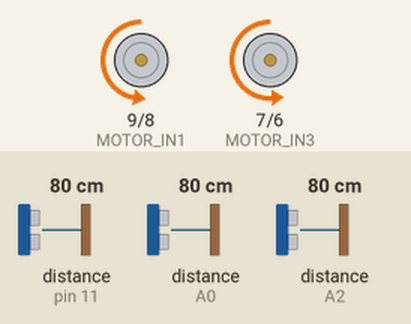
Recording of a sketch running on a simulated Arduino Mega 2560, built with avr-gcc and run on an emulated ATmega2560. Parts: motor-driver pin pairs drawn as motors (green arrow = first pin HIGH = forward, orange = second pin HIGH = backward, longer = more drive, scaled by the enable pin). The test bench sets the inputs (shaded band); at power-on: distance to the obstacle (sensors on pin 11, A2, A0) 80 cm. The echo pulse lasts 58.3 µs per cm.

Above: at 0.76 s.
1.3 s: distance to the obstacle (sensor on pin 11) set to 2 cm
At 1.72 s:
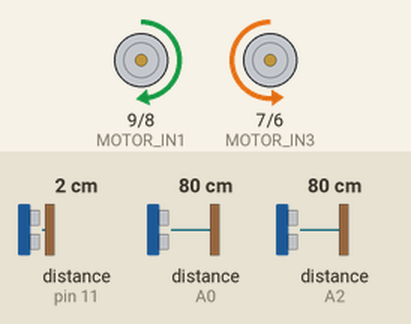
4.3 s: distance to the obstacle (sensor on A2) set to 12 cm
7.3 s: distance to the obstacle (sensor on A2) set to 9 cm
At 7.97 s:
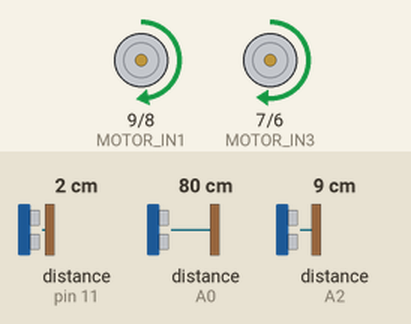
10.3 s: distance to the obstacle (sensor on A2) set to 18 cm
At 10.94 s:
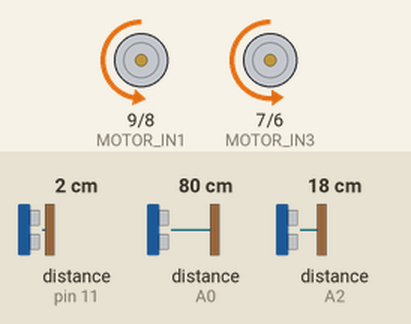
13.3 s: distance to the obstacle (sensor on A2) set to 2 cm
At 14.24 s:
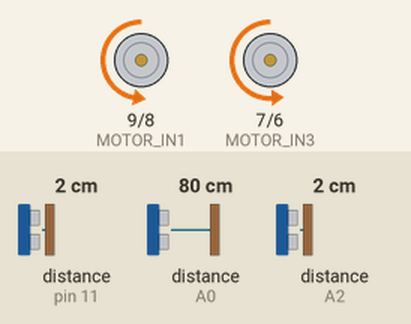
Timing chart, 0 to 17.3 s (numbered marks = the images above; inputs shaded):
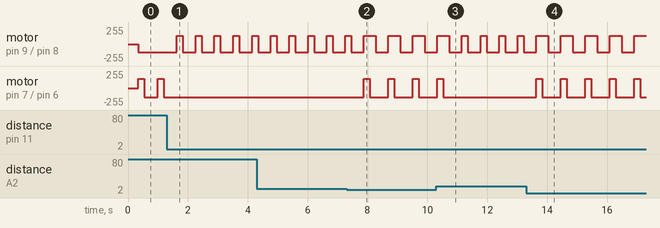

The sketch:

MotorAI.ino
```cpp
#include "stdafx.h"
#include "Controller.h"

/* This AI is used for the Gameloft AI Contest 2016
 * Created by:
 *    > Team: =z=OcDzit=z=
 *    > Division: Game Evolution
 *    > Members:
 *      1. Huynh Le Trung Hau
 *      2. Duong Xuan Long
 *      3. Nguyen Dang Khanh
 */

//Initialize
void setup()
{
	Serial.begin(9600);

  CONTROL->Init();
}

//main update
void loop()
{
//  WHEEL->Update();
//  CONTROL->AutoRun2();
  CONTROL->AutoRun();
//  CONTROL->RunQuickTest();
}
```

Controller.h
```cpp
#ifndef __CONTROLLER_H__
#define __CONTROLLER_H__

#include "stdafx.h"
#include "Locating.h"
#include "Speedometer.h"
#include "WheelBalance.h"

class Controller
{
  public:
    Controller();
    ~Controller();

  public:
    bool isMove;
    void Init();
    void Stop();

    void Move(int direct, unsigned int angle = 0);
    void SetSpeed(unsigned int lSpdRate, unsigned int rSpdRate);
    void StopSpeed();
    void RecoverSpeed();

    void AutoRun();
    void ShouldMoveFront(int delaytime = LIMITED_TIME);

    void TestSensorOutput();
    void TestWheel();

  //Singleton
  private:
    static Controller* s_instance;
    bool IsStopping;

  public:
    static Controller* GetInstance()
    {
        if (!s_instance)
          s_instance = new Controller();
        return s_instance;
    }
};
#define CONTROL Controller::GetInstance()

#endif //__CONTROLLER_H__
```

Locating.cpp
```cpp
#include "Locating.h"

Locating* Locating::s_instance = NULL;

Locating::Locating()
{ }

Locating::~Locating(){
  for (int i = 0; i < TOTAL_SENSORS; i++)
  {
    delete[] m_info[i].ping;
  }
}

void Locating::Init()
{
  DBG("Locating::Init()");
  pinMode(L_EYE_TRIG, OUTPUT);
  pinMode(L_EYE_ECHO, INPUT);
  pinMode(F_EYE_TRIG, OUTPUT);
  pinMode(F_EYE_ECHO, INPUT);
  pinMode(R_EYE_TRIG, OUTPUT);
  pinMode(R_EYE_ECHO, INPUT);

  for (int i = 0; i < TOTAL_SENSORS; i++)
  {
    switch(i)
	  {
  		case FRONT_SIDE:
  			m_info[i].ping = new NewPing(F_EYE_TRIG, F_EYE_ECHO, MAX_DISTANCE);
          break;
  		case LEFT_SIDE:
  			m_info[i].ping = new NewPing(L_EYE_TRIG, L_EYE_ECHO, MAX_DISTANCE);
          break;
  		case RIGHT_SIDE:
  			m_info[i].ping = new NewPing(R_EYE_TRIG, R_EYE_ECHO, MAX_DISTANCE);
          break;
    }
	  m_info[i].distance = 0;
  }
}

unsigned int Locating::GetRange(int direct, unsigned int check)
{
  unsigned int range = 0;
  unsigned int count = check;
  do
  {
    range = GetRange(direct);
    count--;
  } while (range == 0 && count > 0);

  return range;
}

unsigned int Locating::GetRange(int direct)
{
  DBG("Locating::GetRange(direct = %d)", direct);
  unsigned int result = 0;
  switch (direct)
  {
    case FRONT_SIDE:
    case LEFT_SIDE:
    case RIGHT_SIDE:
      delay(LOCATING_PING_INTERVAL);
      result = m_info[direct].ping->ping_cm();
      m_info[direct].ping->timer_stop();
    break;

    default:
      result = MIN_FRONT_DISTANCE;
  }
  return result;
}
```

Locating.h
```cpp
#ifndef __LOCATING_H__
#define __LOCATING_H__

#include "stdafx.h"

class Locating
{
  typedef struct locateInfo
  {
    NewPing* ping;
    unsigned int distance;
  } LOCATE_INFO;

  public:
    Locating();
    ~Locating();

  private:
    LOCATE_INFO m_info[TOTAL_SENSORS];

  public:
    void Init();
    unsigned int GetRange(int direct);
    unsigned int GetRange(int direct, unsigned int check); //More accuracy but take more time

  //Singleton
  private:
    static Locating* s_instance;

  public:
    static Locating* GetInstance()
    {
        if (!s_instance)
          s_instance = new Locating();
        return s_instance;
    }
};
#define LOCATE Locating::GetInstance()

#endif //__LOCATING_H__
```

Speedometer.cpp
```cpp
#include "Speedometer.h"

volatile int Speedometer::s_lTrack = 0;
volatile int Speedometer::s_rTrack = 0;
volatile long Speedometer::s_RecTime = -1;
volatile bool Speedometer::s_bRecording = false;
volatile int Speedometer::s_lLimit = 0;
volatile int Speedometer::s_rLimit = 0;

volatile ReachLimitCallback Speedometer::s_pLeftLimitCB = NULL;
volatile ReachLimitCallback Speedometer::s_pRightLimitCB = NULL;

Speedometer* Speedometer::s_instance = NULL;

Speedometer::Speedometer():
m_mode(RISING)
{ }

Speedometer::~Speedometer(){ }

void Speedometer::Init(int mode)
{
  DBG("Speedometer::Init(mode = %d)", mode);
  m_mode = mode;

  pinMode(L_SPD_TRACK, INPUT_PULLUP);
  pinMode(R_SPD_TRACK, INPUT_PULLUP);

  attachInterrupt(digitalPinToInterrupt(L_SPD_TRACK), Speedometer::LeftWheelTrack, m_mode);
  attachInterrupt(digitalPinToInterrupt(R_SPD_TRACK), Speedometer::RightWheelTrack, m_mode);
}

void Speedometer::Start()
{
  DBG("Speedometer::Start()");
  if (!s_bRecording)
  {
    s_lTrack = 0;
    s_rTrack = 0;
    s_RecTime = millis();
    s_bRecording = true;
  }
}

void Speedometer::Stop()
{
  DBG("Speedometer::Stop()");
  if (s_bRecording)
  {
    s_RecTime = -1;
    s_bRecording = false;
    s_lTrack = 0;
    s_rTrack = 0;
  }
}

void Speedometer::SetLeftLimit(unsigned int angle)
{
  if(angle <= 0 || angle >= 360) return; //meaningless
  s_lLimit = (int)((angle * SPEED->GetCurrentDPR()) / LEFT_LIMIT_WHEEL_ANGLE_PER_ROUND);
}

void Speedometer::SetRightLimit(unsigned int angle)
{
  if(angle <= 0 || angle >= 360) return; //meaningless
  s_rLimit = (int)((angle * SPEED->GetCurrentDPR()) / RIGHT_LIMIT_WHEEL_ANGLE_PER_ROUND);
}

void Speedometer::SetBackLimit(unsigned int duration)
{
  if(duration <= 0) return; //meaningless
  s_lLimit = duration * SPEED->GetCurrentDPR();
  s_rLimit = duration * SPEED->GetCurrentDPR();
}

void Speedometer::SetFrontLimit(unsigned int duration)
{
  if(duration <= 0) return; //meaningless
  s_lLimit = duration * SPEED->GetCurrentDPR();
  s_rLimit = duration * SPEED->GetCurrentDPR();
}

void Speedometer::SetLeftReachLimitCallback(ReachLimitCallback cb)
{
  if(s_pLeftLimitCB == NULL)
    s_pLeftLimitCB = cb;
}

void Speedometer::SetRightReachLimitCallback(ReachLimitCallback cb)
{
  if(s_pRightLimitCB == NULL)
    s_pRightLimitCB = cb;
}

void Speedometer::LeftWheelTrack()
{
  if(s_bRecording)
  {
    s_lTrack++;
  }

  if(s_lLimit >= 0)
  {
    s_lLimit--;
    if(s_lLimit < 0)
    {
      if(s_pLeftLimitCB != NULL)
      {
        s_pLeftLimitCB();
      }
    }
  }
}

void Speedometer::RightWheelTrack()
{
  if(s_bRecording)
  {
    s_rTrack++;
  }

  if(s_rLimit >= 0)
  {
    s_rLimit--;
    if(s_rLimit < 0)
    {
      if(s_pRightLimitCB != NULL)
      {
        s_pRightLimitCB();
      }
    }
  }
}

float Speedometer::GetLeftRPM()
{
  if(s_RecTime < 0)
    return 0;
  float dpr = GetCurrentDPR();
  float timez = (millis() - s_RecTime) / 1000;
  return (s_lTrack / dpr) / timez;
}

float Speedometer::GetRightRPM()
{
  if(s_RecTime < 0)
    return 0;
  float dpr = GetCurrentDPR();
  float timez = (millis() - s_RecTime) / 1000;
  return (s_rTrack / dpr) / timez;
}

int Speedometer::GetCurrentDPR()
{
  switch(m_mode)
  {
    case RISING:
    case FALLING:
      return DPR_RISING_FALLING_MODE;
    case CHANGE:
      return DPR_CHANGE_MODE;
    default:
      return 0;
  }
}
```

Speedometer.h
```cpp
#ifndef __SPEEDOMETER_H__
#define __SPEEDOMETER_H__

#include "stdafx.h"

typedef void (*ReachLimitCallback) ();

class Speedometer
{
  private:
    int m_mode;

    static volatile int s_lTrack;
    static volatile int s_rTrack;
    static volatile long s_RecTime;
    static volatile bool s_bRecording;
    static volatile int s_lLimit;
    static volatile int s_rLimit;

    static volatile ReachLimitCallback s_pLeftLimitCB;
    static volatile ReachLimitCallback s_pRightLimitCB;
  public:
    Speedometer();
    ~Speedometer();

  public:
    void Init(int mode);
    void Start();
    void Stop();

    float GetLeftRPM(); //rpm: round per ms
    float GetRightRPM();

    static void SetLeftLimit(unsigned int angle);
    static void SetRightLimit(unsigned int angle);
    static void SetBackLimit(unsigned int duration); //round
    static void SetFrontLimit(unsigned int duration); //round
    static void SetLeftReachLimitCallback(ReachLimitCallback cb);
    static void SetRightReachLimitCallback(ReachLimitCallback cb);

  private:
    int GetCurrentDPR(); //dpr: drain per round

  private:
    static void LeftWheelTrack();
    static void RightWheelTrack();

  //Singleton
  private:
    static Speedometer* s_instance;

  public:
    static Speedometer* GetInstance()
    {
        if (!s_instance)
          s_instance = new Speedometer();
        return s_instance;
    }
};
#define SPEED Speedometer::GetInstance()

#endif //__SPEEDOMETER_H__
```

WheelBalance.cpp
```cpp
#include "WheelBalance.h"

WheelBalance* WheelBalance::s_instance = NULL;

WheelBalance::WheelBalance():
m_lastUpdate(0),
m_Kp(0),
m_Kd(0),
m_Ki(0),
m_lError(0),
m_rError(0),
m_target(0)
{ }

WheelBalance::~WheelBalance(){
}

void WheelBalance::Init(const int Kp, const int Kd, const int Ki, const float target){
  m_Kp = Kp;
  m_Kd = Kd;
  m_Ki = Ki;
  m_target = target;
  m_lastUpdate = millis();
}

void WheelBalance::Update(){
  if(millis() - m_lastUpdate == WHEEL_UPDATE_INTERNAL)
  {
    DBG("WheelBalance::Update() - Do Check");
    float lSpd = SPEED->GetLeftRPM();
    float lError = m_target - lSpd;
    float lBal = m_Kp*lError + m_Kd*(lError - m_lError)*(1000/WHEEL_UPDATE_INTERNAL) + m_Ki*WHEEL_UPDATE_INTERNAL*lError/1000;
    m_lError = lError;
    DBG("lBal: %f", lBal);

    float rSpd = SPEED->GetRightRPM();
    float rError = m_target - rSpd;
    float rBal = m_Kp*rError + m_Kd*(rError - m_rError)*(1000/WHEEL_UPDATE_INTERNAL) + m_Ki*WHEEL_UPDATE_INTERNAL*rError/1000;
    m_rError = rError;
    DBG("rBal: %f", rBal);

    int newLSpd = MOTOR_MAX_SPD_RATE;
    int newRSpd = MOTOR_MAX_SPD_RATE;
    if(lBal > rBal)
    {
      newRSpd = int(MOTOR_MAX_SPD_RATE * (1 - (rBal/lBal)));
    }
    else
    {
      newLSpd = int(MOTOR_MAX_SPD_RATE * (1 - (lBal/rBal)));
    }
    CONTROL->SetSpeed(newLSpd, newRSpd);
    DBG("newLSpd: %d", newLSpd);
    DBG("newRSpd: %d", newRSpd);

    m_lastUpdate = millis();
  }
}
```

WheelBalance.h
```cpp
#ifndef __WHEEL_BALANCE_H__
#define __WHEEL_BALANCE_H__

#include "stdafx.h"
#include "Speedometer.h"
#include "Controller.h"

class WheelBalance
{
  public:
    WheelBalance();
    ~WheelBalance();

  private:
    long int m_lastUpdate;
    int m_Kp;
    int m_Kd;
    int m_Ki;

    float m_target;
    float m_lError;
    float m_rError;

  public:
    void Init(const int Kp, const int Kd, const int Ki, const float spdTarget);
    void Update();

  //Singleton
  private:
    static WheelBalance* s_instance;

  public:
    static WheelBalance* GetInstance()
    {
        if (!s_instance)
          s_instance = new WheelBalance();
        return s_instance;
    }
};
#define WHEEL WheelBalance::GetInstance()

#endif //__PID_BALANCE_H__
```

stdafx.cpp
```cpp
#include "stdafx.h"

void DBG(String str, ...)
{
#if defined(DEBUG_MODE)
  int i, count = 0, j = 0, flag = 0;
  char temp[ARDBUFFER + 1];
  for (i = 0; str[i] != '\0'; i++)  if (str[i] == '%')  count++;

  va_list argv;
  va_start(argv, count);
  for (i = 0, j = 0; str[i] != '\0'; i++)
  {
    if (str[i] == '%')
    {
      temp[j] = '\0';
      Serial.print(temp);
      j = 0;
      temp[0] = '\0';

      switch (str[++i])
      {
        case 'd': Serial.print(va_arg(argv, int));
          break;
        case 'l': Serial.print(va_arg(argv, long));
          break;
        case 'f': Serial.print(va_arg(argv, double));
          break;
        case 'u': Serial.print(va_arg(argv, unsigned int));
          break;
        case 'c': Serial.print((char)va_arg(argv, int));
          break;
        case 's': Serial.print(va_arg(argv, char *));
          break;
        default:  ;
      };
    }
    else
    {
      temp[j] = str[i];
      j = (j + 1) % ARDBUFFER;
      if (j == 0)
      {
        temp[ARDBUFFER] = '\0';
        Serial.print(temp);
        temp[0] = '\0';
      }
    }
  };
  Serial.println();
#endif
}
```

stdafx.h
```cpp
#ifndef __STDAFX_H__
#define __STDAFX_H__
#include <Arduino.h>
#include <stdarg.h>
#include <NewPing.h>

#define ARDBUFFER 16
//#define DEBUG_MODE
void DBG(String str, ...);

//#define USE_LCD //Enable LCD

/******************** PIN USAGE ********************/
//LED light
//#define LED 13

//SRF04 Ultrasonic Ranger
//#define L_EYE_TRIG A5
//#define L_EYE_ECHO A4
#define L_EYE_TRIG 3
#define L_EYE_ECHO 11
#define F_EYE_TRIG A3
#define F_EYE_ECHO A2
#define R_EYE_TRIG A1
#define R_EYE_ECHO A0

//LM393 IR Spd Sensor
#define L_SPD_TRACK 2
#define R_SPD_TRACK 3

//L289 UNO Motor Controller
#define MOTOR_ENA 10
#define MOTOR_IN1 9
#define MOTOR_IN2 8

#define MOTOR_ENB 5
#define MOTOR_IN3 7
#define MOTOR_IN4 6

/******************** INGAME VALUE ********************/
//Speed rate of Motor: 0 ~ 255
#define MOTOR_DEFAULT_ZERO      0
#define MOTOR_DEFAULT_SPD_RATE 127
#define MOTOR_DEFAULT_SPD_RATE_LEFT 142
//#define MOTOR_DEFAULT_SPD_RATE_LEFT 160
#define MOTOR_MAX_SPD_RATE 255//255
#define MOTOR_RPM_TARGET 7

//Speedometer
#define DPR_RISING_FALLING_MODE               20
#define DPR_CHANGE_MODE                       DPR_RISING_FALLING_MODE * 2
#define DEFAULT_WHEEL_ANGLE_PER_ROUND         90
#define LEFT_LIMIT_WHEEL_ANGLE_PER_ROUND      DEFAULT_WHEEL_ANGLE_PER_ROUND * 1.12f
#define RIGHT_LIMIT_WHEEL_ANGLE_PER_ROUND     DEFAULT_WHEEL_ANGLE_PER_ROUND * 1.35f

//Timing
#define WHEEL_UPDATE_INTERNAL 5000 //ms
#define LOCATING_PING_INTERVAL 33 //ms
#define LIMITED_TIME 200 //ms
#define LIMITED_TIME_SMALL 50 //ms

//Direction Enum
#define FRONT_SIDE 0
#define LEFT_SIDE 1
#define RIGHT_SIDE 2
#define BACK_SIDE 3

#define DELTA_DISTANCE 5

//Number of sensors
#define TOTAL_SENSORS 3

//Define Distances
#define MAX_DISTANCE 400
#define MIN_FRONT_DISTANCE 200
#define LIMITED_SIDES 70
#define LIMITED_SIDES_FRONT 140
#define LIMITED_SIDES_DOUBLE 70
#define MIN_SIDE_DISTANCE 10
#endif //__STDAFX_H__
```

Source omitted: Controller.cpp (21383 bytes)

Measured:
- the behaviour switches between 11 and 10 cm on distance to the obstacle (sensor on A2) (found by bisection; images 1 and 2)
- after the input at 1.3 s, motor on pin 9 (MOTOR_IN1) / pin 8 (MOTOR_IN2): alternates forward 127/255 for 0.20 s and backward 127/255 for 0.43 s, starting after 0.32 s; motor on pin 7 (MOTOR_IN3) / pin 6 (MOTOR_IN4): stops changing and stays backward 142/255
- after the input at 7.3 s, motor on pin 9 (MOTOR_IN1) / pin 8 (MOTOR_IN2): alternates forward 127/255 for 0.40 s and backward 127/255 for 0.42 s, starting after 0.97 s; motor on pin 7 (MOTOR_IN3) / pin 6 (MOTOR_IN4): alternates forward 142/255 for 0.20 s and backward 142/255 for 0.62 s, starting after 0.57 s
- after the input at 10.3 s, motor on pin 7 (MOTOR_IN3) / pin 6 (MOTOR_IN4): goes on until 10.5 s, then stays backward 142/255
- after the input at 13.3 s, motor on pin 9 (MOTOR_IN1) / pin 8 (MOTOR_IN2): alternates forward 127/255 for 0.40 s and backward 127/255 for 0.42 s, starting after 0.74 s; motor on pin 7 (MOTOR_IN3) / pin 6 (MOTOR_IN4): alternates forward 142/255 for 0.20 s and backward 142/255 for 0.62 s, starting after 0.34 s
- by itself, motor on pin 7 (MOTOR_IN3) / pin 6 (MOTOR_IN4): alternates forward 142/255 for 0.20 s and backward 142/255 for 0.45 s
